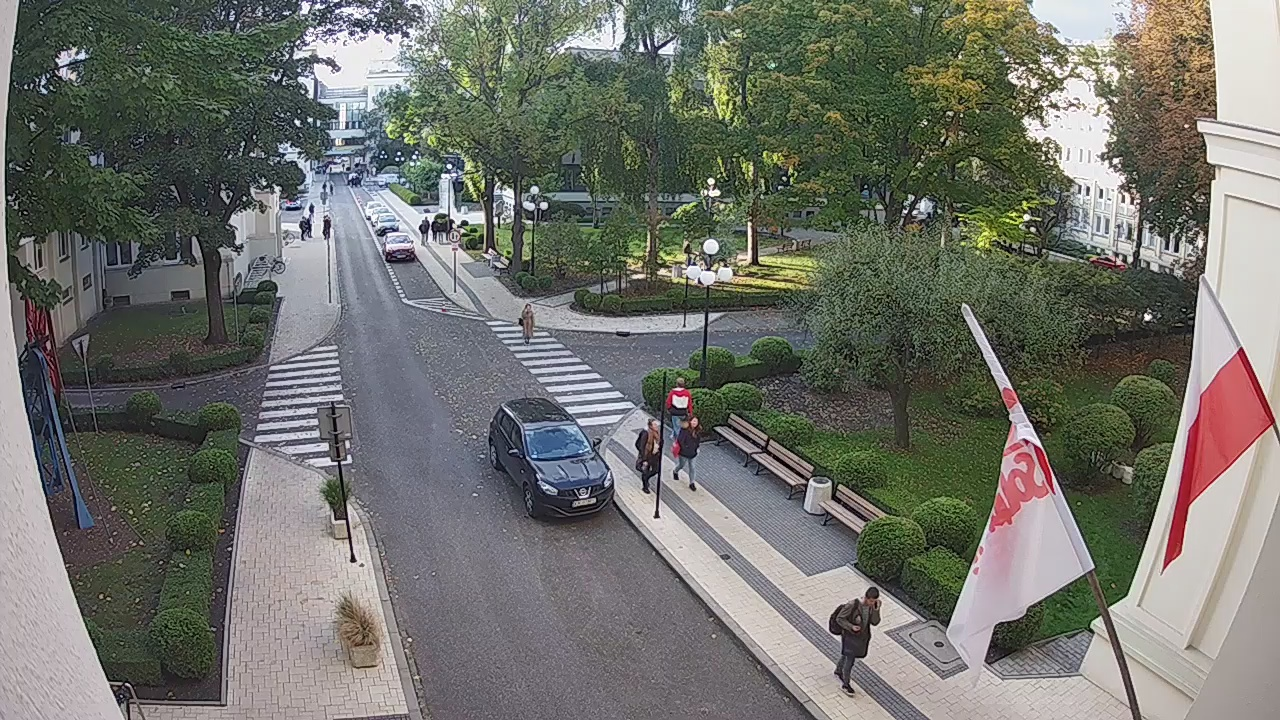
#> input picture settings/not_calibrated.jpg, 1280 x 720 px
$ python get_roi.py
#> lines starting #> are read from the running program, lines starting #| are printed output that depends on the picture
import numpy as np
import cv2 as cv

data = np.load('calibration.npz')
#> (reads settings/calibration.npz from the repository)
img = cv.imread('not_calibrated.jpg')
#> img is the input picture: shape (720, 1280, 3); mean B, G, R 107.7, 114.3, 113
h, w = img.shape[:2]
#> h = 720; w = 1280
new_camera_mtx, roi = cv.getOptimalNewCameraMatrix(data['matrix'], data['distortion'], (w, h), 0, (w, h))
#> roi = (0, 0, 1279, 719)

dst = cv.undistort(img, data['matrix'], data['distortion'], None, new_camera_mtx)
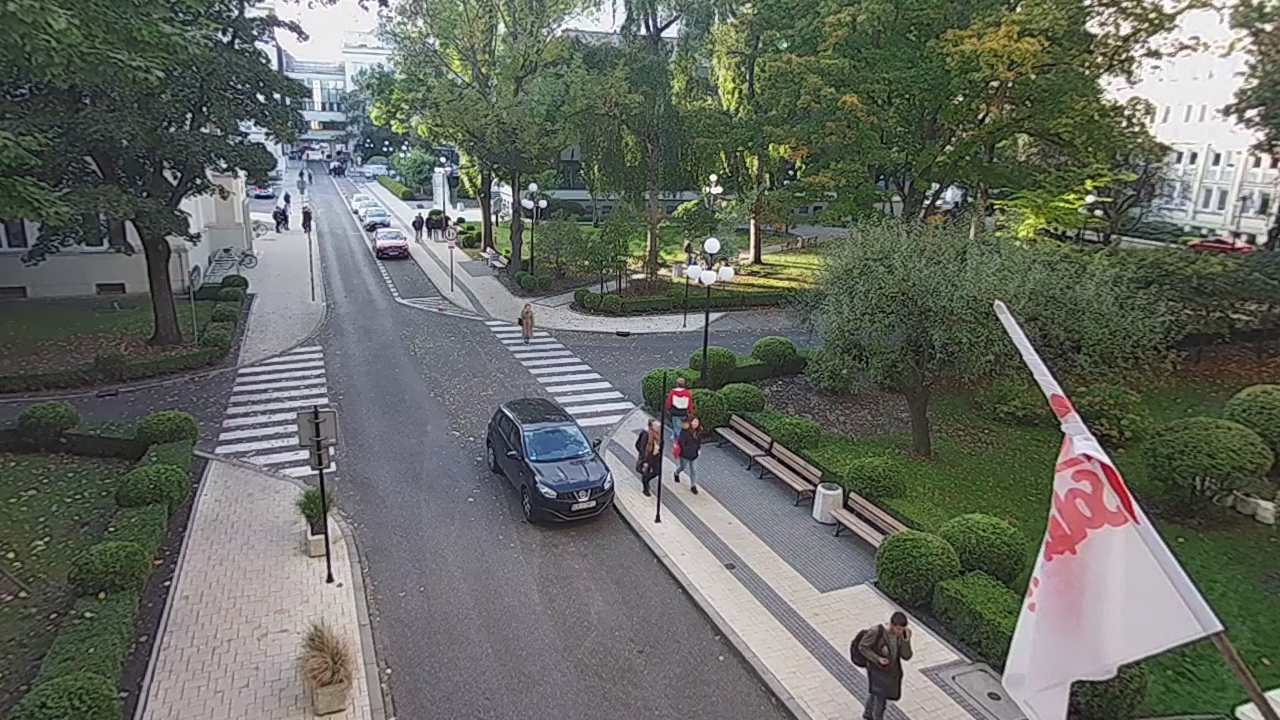
#> dst: shape (720, 1280, 3); mean B, G, R 99.1, 106.8, 103
x, y, w, h = roi
#> x = 0; y = 0; w = 1279; h = 719
dst = dst[y:y + h, x:x + w]
#> dst: shape (719, 1279, 3)
cv.imwrite('calibration_result.jpg', dst)
